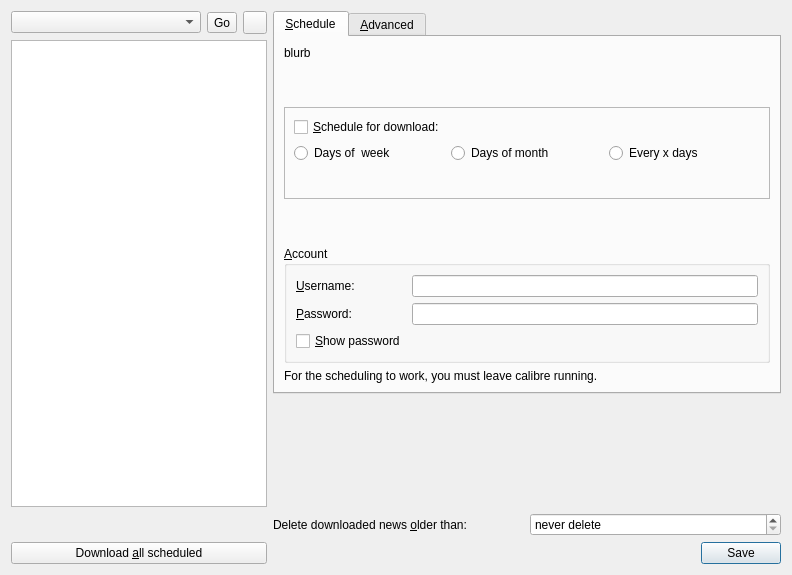
<?xml version="1.0" encoding="UTF-8"?>
<ui version="4.0">
 <class>Dialog</class>
 <widget class="QDialog" name="Dialog">
  <property name="geometry">
   <rect>
    <x>0</x>
    <y>0</y>
    <width>792</width>
    <height>575</height>
   </rect>
  </property>
  <property name="windowTitle">
   <string>Schedule news download</string>
  </property>
  <property name="windowIcon">
   <iconset resource="../../../../resources/images.qrc">
    <normaloff>:/images/scheduler.png</normaloff>:/images/scheduler.png</iconset>
  </property>
  <layout class="QGridLayout" name="gridLayout">
   <item row="0" column="0">
    <layout class="QHBoxLayout" name="horizontalLayout_2">
     <item>
      <widget class="SearchBox2" name="search"/>
     </item>
     <item>
      <widget class="QToolButton" name="go_button">
       <property name="text">
        <string>Go</string>
       </property>
      </widget>
     </item>
     <item>
      <widget class="QToolButton" name="clear_search_button">
       <property name="icon">
        <iconset resource="../../../../resources/images.qrc">
         <normaloff>:/images/clear_left.png</normaloff>:/images/clear_left.png</iconset>
       </property>
      </widget>
     </item>
    </layout>
   </item>
   <item row="0" column="1" rowspan="2">
    <widget class="QScrollArea" name="scrollArea">
     <property name="frameShape">
      <enum>QFrame::NoFrame</enum>
     </property>
     <property name="widgetResizable">
      <bool>true</bool>
     </property>
     <widget class="QWidget" name="scrollAreaWidgetContents">
      <property name="geometry">
       <rect>
        <x>0</x>
        <y>0</y>
        <width>518</width>
        <height>498</height>
       </rect>
      </property>
      <layout class="QVBoxLayout" name="verticalLayout_5">
       <property name="margin">
        <number>0</number>
       </property>
       <item>
        <widget class="QTabWidget" name="detail_box">
         <property name="currentIndex">
          <number>0</number>
         </property>
         <widget class="QWidget" name="tab">
          <attribute name="title">
           <string>&amp;Schedule</string>
          </attribute>
          <layout class="QVBoxLayout" name="verticalLayout">
           <item>
            <widget class="QLabel" name="blurb">
             <property name="text">
              <string>blurb</string>
             </property>
             <property name="wordWrap">
              <bool>true</bool>
             </property>
             <property name="openExternalLinks">
              <bool>true</bool>
             </property>
            </widget>
           </item>
           <item>
            <spacer name="verticalSpacer_3">
             <property name="orientation">
              <enum>Qt::Vertical</enum>
             </property>
             <property name="sizeHint" stdset="0">
              <size>
               <width>20</width>
               <height>40</height>
              </size>
             </property>
            </spacer>
           </item>
           <item>
            <widget class="QFrame" name="frame">
             <property name="frameShape">
              <enum>QFrame::StyledPanel</enum>
             </property>
             <property name="frameShadow">
              <enum>QFrame::Raised</enum>
             </property>
             <layout class="QVBoxLayout" name="verticalLayout_2">
              <item>
               <widget class="QCheckBox" name="schedule">
                <property name="text">
                 <string>&amp;Schedule for download:</string>
                </property>
               </widget>
              </item>
              <item>
               <layout class="QHBoxLayout" name="horizontalLayout">
                <item>
                 <widget class="QRadioButton" name="days_of_week">
                  <property name="text">
                   <string>Days of  week</string>
                  </property>
                 </widget>
                </item>
                <item>
                 <widget class="QRadioButton" name="days_of_month">
                  <property name="text">
                   <string>Days of month</string>
                  </property>
                 </widget>
                </item>
                <item>
                 <widget class="QRadioButton" name="every_x_days">
                  <property name="text">
                   <string>Every x days</string>
                  </property>
                 </widget>
                </item>
               </layout>
              </item>
              <item>
               <widget class="QStackedWidget" name="schedule_stack">
                <property name="maximumSize">
                 <size>
                  <width>16777215</width>
                  <height>75</height>
                 </size>
                </property>
               </widget>
              </item>
              <item>
               <widget class="QLabel" name="last_downloaded">
                <property name="text">
                 <string/>
                </property>
                <property name="wordWrap">
                 <bool>true</bool>
                </property>
               </widget>
              </item>
             </layout>
            </widget>
           </item>
           <item>
            <spacer name="verticalSpacer_4">
             <property name="orientation">
              <enum>Qt::Vertical</enum>
             </property>
             <property name="sizeHint" stdset="0">
              <size>
               <width>20</width>
               <height>40</height>
              </size>
             </property>
            </spacer>
           </item>
           <item>
            <widget class="QGroupBox" name="account">
             <property name="title">
              <string>&amp;Account</string>
             </property>
             <layout class="QGridLayout" name="gridLayout_2">
              <item row="0" column="1">
               <widget class="QLineEdit" name="username"/>
              </item>
              <item row="0" column="0">
               <widget class="QLabel" name="label_2">
                <property name="text">
                 <string>&amp;Username:</string>
                </property>
                <property name="buddy">
                 <cstring>username</cstring>
                </property>
               </widget>
              </item>
              <item row="1" column="0">
               <widget class="QLabel" name="label_3">
                <property name="text">
                 <string>&amp;Password:</string>
                </property>
                <property name="buddy">
                 <cstring>password</cstring>
                </property>
               </widget>
              </item>
              <item row="1" column="1">
               <widget class="QLineEdit" name="password">
                <property name="echoMode">
                 <enum>QLineEdit::Password</enum>
                </property>
               </widget>
              </item>
              <item row="2" column="0">
               <widget class="QCheckBox" name="show_password">
                <property name="text">
                 <string>&amp;Show password</string>
                </property>
               </widget>
              </item>
             </layout>
            </widget>
           </item>
           <item>
            <widget class="QLabel" name="label">
             <property name="text">
              <string>For the scheduling to work, you must leave calibre running.</string>
             </property>
             <property name="wordWrap">
              <bool>true</bool>
             </property>
            </widget>
           </item>
          </layout>
         </widget>
         <widget class="QWidget" name="tab_2">
          <attribute name="title">
           <string>&amp;Advanced</string>
          </attribute>
          <layout class="QGridLayout" name="gridLayout_3">
           <item row="0" column="0">
            <widget class="QCheckBox" name="add_title_tag">
             <property name="text">
              <string>Add &amp;title as tag</string>
             </property>
            </widget>
           </item>
           <item row="1" column="0">
            <widget class="QLabel" name="label_5">
             <property name="text">
              <string>&amp;Extra  tags:</string>
             </property>
             <property name="buddy">
              <cstring>custom_tags</cstring>
             </property>
            </widget>
           </item>
           <item row="3" column="0" colspan="2">
            <widget class="QLabel" name="label_6">
             <property name="toolTip">
              <string>Maximum number of copies (issues) of this recipe to keep.  Set to 0 to keep all (disable).</string>
             </property>
             <property name="text">
              <string>&amp;Keep at most:</string>
             </property>
             <property name="buddy">
              <cstring>keep_issues</cstring>
             </property>
            </widget>
           </item>
           <item row="3" column="2">
            <widget class="QSpinBox" name="keep_issues">
             <property name="toolTip">
              <string>&lt;p&gt;When set, this option will cause calibre to keep, at most, the specified number of issues of this periodical. Every time a new issue is downloaded, the oldest one is deleted, if the total is larger than this number.
&lt;p&gt;Note that this feature only works if you have the option to add the title as tag checked, above.
&lt;p&gt;Also, the setting for deleting periodicals older than a number of days, below, takes priority over this setting.</string>
             </property>
             <property name="specialValueText">
              <string>all issues</string>
             </property>
             <property name="suffix">
              <string> issues</string>
             </property>
             <property name="maximum">
              <number>100000</number>
             </property>
            </widget>
           </item>
           <item row="4" column="1">
            <spacer name="verticalSpacer">
             <property name="orientation">
              <enum>Qt::Vertical</enum>
             </property>
             <property name="sizeHint" stdset="0">
              <size>
               <width>20</width>
               <height>40</height>
              </size>
             </property>
            </spacer>
           </item>
           <item row="1" column="2">
            <widget class="QLineEdit" name="custom_tags"/>
           </item>
          </layout>
         </widget>
        </widget>
       </item>
       <item>
        <spacer name="verticalSpacer_2">
         <property name="orientation">
          <enum>Qt::Vertical</enum>
         </property>
         <property name="sizeHint" stdset="0">
          <size>
           <width>20</width>
           <height>40</height>
          </size>
         </property>
        </spacer>
       </item>
      </layout>
     </widget>
    </widget>
   </item>
   <item row="1" column="0">
    <widget class="QTreeView" name="recipes">
     <property name="sizePolicy">
      <sizepolicy hsizetype="Minimum" vsizetype="Expanding">
       <horstretch>0</horstretch>
       <verstretch>0</verstretch>
      </sizepolicy>
     </property>
     <property name="showDropIndicator" stdset="0">
      <bool>false</bool>
     </property>
     <property name="iconSize">
      <size>
       <width>16</width>
       <height>16</height>
      </size>
     </property>
     <property name="animated">
      <bool>true</bool>
     </property>
     <property name="headerHidden">
      <bool>true</bool>
     </property>
    </widget>
   </item>
   <item row="2" column="0">
    <widget class="QLabel" name="count_label">
     <property name="text">
      <string/>
     </property>
     <property name="alignment">
      <set>Qt::AlignCenter</set>
     </property>
    </widget>
   </item>
   <item row="2" column="1">
    <layout class="QHBoxLayout" name="horizontalLayout_3">
     <item>
      <widget class="QLabel" name="label_7">
       <property name="text">
        <string>Delete downloaded news &amp;older than:</string>
       </property>
       <property name="buddy">
        <cstring>old_news</cstring>
       </property>
      </widget>
     </item>
     <item>
      <widget class="QSpinBox" name="old_news">
       <property name="toolTip">
        <string>&lt;p&gt;Delete downloaded news older than the specified number of days. Set to zero to disable.
&lt;p&gt;You can also control the maximum number of issues of a specific periodical that are kept by clicking the Advanced tab for that periodical above.</string>
       </property>
       <property name="specialValueText">
        <string>never delete</string>
       </property>
       <property name="suffix">
        <string> days</string>
       </property>
       <property name="maximum">
        <number>1000</number>
       </property>
      </widget>
     </item>
    </layout>
   </item>
   <item row="3" column="0">
    <widget class="QPushButton" name="download_all_button">
     <property name="toolTip">
      <string>Download all scheduled news sources at once</string>
     </property>
     <property name="text">
      <string>Download &amp;all scheduled</string>
     </property>
     <property name="icon">
      <iconset resource="../../../../resources/images.qrc">
       <normaloff>:/images/news.png</normaloff>:/images/news.png</iconset>
     </property>
    </widget>
   </item>
   <item row="3" column="1">
    <widget class="QDialogButtonBox" name="buttonBox">
     <property name="orientation">
      <enum>Qt::Horizontal</enum>
     </property>
     <property name="standardButtons">
      <set>QDialogButtonBox::Save</set>
     </property>
    </widget>
   </item>
  </layout>
 </widget>
 <customwidgets>
  <customwidget>
   <class>SearchBox2</class>
   <extends>QComboBox</extends>
   <header>calibre/gui2/search_box.h</header>
  </customwidget>
 </customwidgets>
 <resources>
  <include location="../../../../resources/images.qrc"/>
 </resources>
 <connections>
  <connection>
   <sender>buttonBox</sender>
   <signal>accepted()</signal>
   <receiver>Dialog</receiver>
   <slot>accept()</slot>
   <hints>
    <hint type="sourcelabel">
     <x>762</x>
     <y>570</y>
    </hint>
    <hint type="destinationlabel">
     <x>157</x>
     <y>274</y>
    </hint>
   </hints>
  </connection>
  <connection>
   <sender>buttonBox</sender>
   <signal>rejected()</signal>
   <receiver>Dialog</receiver>
   <slot>reject()</slot>
   <hints>
    <hint type="sourcelabel">
     <x>762</x>
     <y>570</y>
    </hint>
    <hint type="destinationlabel">
     <x>286</x>
     <y>274</y>
    </hint>
   </hints>
  </connection>
  <connection>
   <sender>add_title_tag</sender>
   <signal>toggled(bool)</signal>
   <receiver>keep_issues</receiver>
   <slot>setEnabled(bool)</slot>
   <hints>
    <hint type="sourcelabel">
     <x>508</x>
     <y>42</y>
    </hint>
    <hint type="destinationlabel">
     <x>577</x>
     <y>108</y>
    </hint>
   </hints>
  </connection>
 </connections>
</ui>
